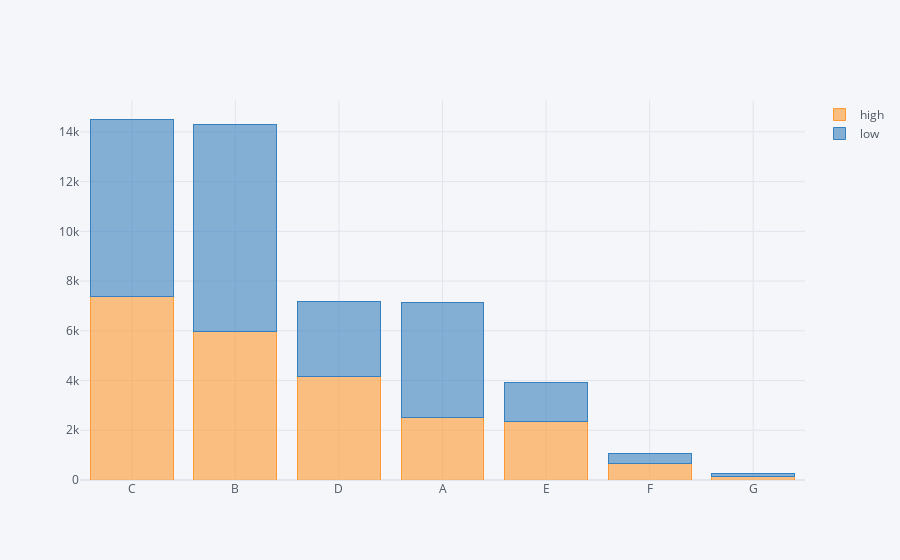

Notebook code for this chart:
### Code cell
high_ratio = credit[credit['부채_대비_소득_비율'] >= 19.317551]['대출등급'].value_counts() #평균 대출 금액 이상
low_ratio = credit[credit['부채_대비_소득_비율'] < 19.317551]['대출등급'].value_counts()

df = pd.concat([high_ratio, low_ratio], axis=1, keys=['high', 'low'])
df.iplot(kind='bar', barmode='stack')

### Figure 1 — Plotly figure (JSON) as saved in the notebook; plotly's stock layout.template omitted (floating-point values rounded to 4 significant figures)
{"data": [{"marker": {"color": "rgba(255, 153, 51, 0.6)", "line": {"color": "rgba(255, 153, 51, 1.0)", "width": 1}}, "name": "high", "orientation": "v", "text": "", "type": "bar", "x": ["C", "B", "D", "A", "E", "F", "G"], "y": [7368, 5952, 4165, 2503, 2333, 662, 142]}, {"marker": {"color": "rgba(55, 128, 191, 0.6)", "line": {"color": "rgba(55, 128, 191, 1.0)", "width": 1}}, "name": "low", "orientation": "v", "text": "", "type": "bar", "x": ["C", "B", "D", "A", "E", "F", "G"], "y": [7149, 8347, 3026, 4629, 1569, 409, 106]}], "layout": {"barmode": "stack", "legend": {"bgcolor": "#F5F6F9", "font": {"color": "#4D5663"}, "traceorder": "normal"}, "paper_bgcolor": "#F5F6F9", "plot_bgcolor": "#F5F6F9", "title": {"font": {"color": "#4D5663"}}, "xaxis": {"gridcolor": "#E1E5ED", "showgrid": true, "tickfont": {"color": "#4D5663"}, "title": {"font": {"color": "#4D5663"}, "text": ""}, "zerolinecolor": "#E1E5ED"}, "yaxis": {"gridcolor": "#E1E5ED", "showgrid": true, "tickfont": {"color": "#4D5663"}, "title": {"font": {"color": "#4D5663"}, "text": ""}, "zerolinecolor": "#E1E5ED"}}}
